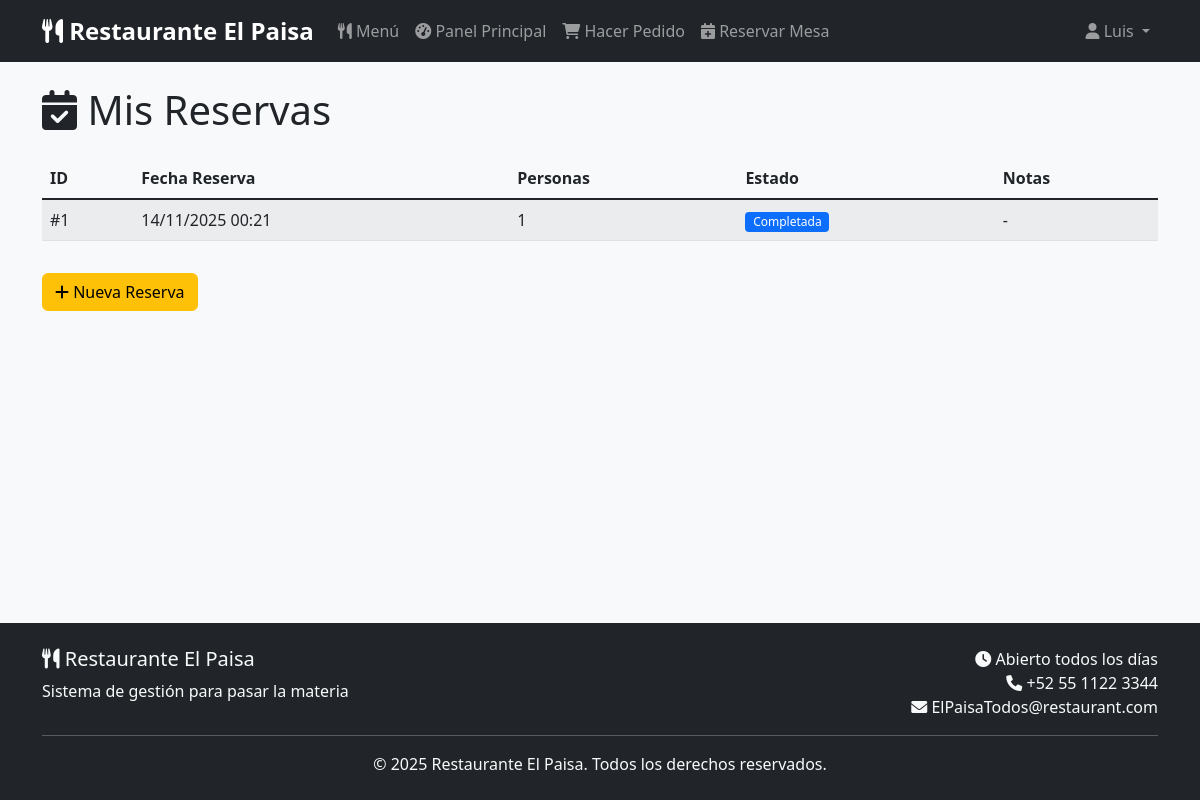
Page /cliente/reservas/ (signed in) on the committed database.
### core/models.py (models this page shows, shortened)
class Usuario(AbstractUser):
    ROLES = (
        ('cliente', 'Cliente'),
        ('personal', 'Personal'),
        ('admin', 'Administrador'),
    )
    rol = models.CharField(max_length=10, choices=ROLES, default='cliente')
    telefono = models.CharField(max_length=15, blank=True, null=True)
    direccion = models.TextField(blank=True, null=True)

class Reserva(models.Model):
    ESTADOS = (
        ('pendiente', 'Pendiente'),
        ('confirmada', 'Confirmada'),
        ('cancelada', 'Cancelada'),
        ('completada', 'Completada'),
    )
    cliente = models.ForeignKey(Usuario, on_delete=models.CASCADE, limit_choices_to={'rol': 'cliente'})
    fecha_reserva = models.DateTimeField()
    numero_personas = models.PositiveIntegerField()
    mesa = models.CharField(max_length=10, blank=True)
    estado = models.CharField(max_length=20, choices=ESTADOS, default='pendiente')
    notas = models.TextField(blank=True)
    fecha_creacion = models.DateTimeField(auto_now_add=True)

### core/views.py (the view)
# urls.py: path('cliente/reservas/', views.ver_reservas, name='ver_reservas'),
@login_required
@user_passes_test(es_cliente)
def ver_reservas(request):
    reservas = Reserva.objects.filter(cliente=request.user).order_by('-fecha_creacion')
    context = {
        'reservas': reservas,
    }
    return render(request, 'core/ver_reservas.html', context)

### core/views.py (called while the page is built)
def es_cliente(user):
    return user.is_authenticated and user.rol == 'cliente'

### core/templates/core/ver_reservas.html (shortened to what this page needs)
{% extends 'core/base.html' %}
{% block content %}
<div class="row">
    <div class="col-12">
        <h1 class="mb-4">
            <i class="fas fa-calendar-check"></i> Mis Reservas
        </h1>
        {% if reservas %}
        <div class="table-responsive">
            <table class="table table-striped">
                <thead>
                    <tr>
                        <th>ID</th>
                        <th>Fecha Reserva</th>
                        <th>Personas</th>
                        <th>Estado</th>
                        <th>Notas</th>
                    </tr>
                </thead>
                <tbody>
                    {% for reserva in reservas %}
                    <tr>
                        <td>#{{ reserva.id }}</td>
                        <td>{{ reserva.fecha_reserva|date:"d/m/Y H:i" }}</td>
                        <td>{{ reserva.numero_personas }}</td>
                        <td>
                            <span class="badge bg-{% if reserva.estado == 'confirmada' %}success{% elif reserva.estado == 'pendiente' %}warning{% else %}primary{% endif %}">
                                {{ reserva.get_estado_display }}
                            </span>
                        </td>
                        <td>{{ reserva.notas|default:"-" }}</td>
                    </tr>
                    {% endfor %}
                </tbody>
            </table>
        </div>
        {% else %}
        <div class="alert alert-info">
            <i class="fas fa-info-circle"></i> No tienes reservas realizadas.
        </div>
        {% endif %}
        <div class="mt-3">
            <a href="{% url 'reservar_mesa' %}" class="btn btn-warning">
                <i class="fas fa-plus"></i> Nueva Reserva
            </a>
        </div>
    </div>
</div>
{% endblock %}

### core/templates/core/base.html (shortened to what this page needs)
<!DOCTYPE html>
<html lang="es">
<head>
    <link href="https://cdn.jsdelivr.net/npm/bootstrap@5.1.3/dist/css/bootstrap.min.css" rel="stylesheet">
    <link href="https://cdnjs.cloudflare.com/ajax/libs/font-awesome/6.0.0/css/all.min.css" rel="stylesheet">
    <link href="/static/core/css/style.css" rel="stylesheet">
</head>
<body>
    <nav class="navbar navbar-expand-lg navbar-dark bg-dark">
        <div class="container">
            <a class="navbar-brand" href="{% url 'index' %}">
                <i class="fas fa-utensils"></i> Restaurante El Paisa
            </a>
            <div class="collapse navbar-collapse" id="navbarNav">
                <ul class="navbar-nav me-auto">
                    <li class="nav-item">
                        <a class="nav-link" href="{% url 'menu' %}">
                            <i class="fas fa-utensils"></i> Menú
                        </a>
                    </li>
                    {% if user.is_authenticated %}
                        <li class="nav-item">
                            <a class="nav-link" href="{% url 'dashboard' %}">
                                <i class="fas fa-tachometer-alt"></i> Panel Principal
                            </a>
                        </li>
                        {% if user.rol == 'cliente' %}
                            <li class="nav-item">
                                <a class="nav-link" href="{% url 'hacer_pedido' %}">
                                    <i class="fas fa-shopping-cart"></i> Hacer Pedido
                                </a>
                            </li>
                            <li class="nav-item">
                                <a class="nav-link" href="{% url 'reservar_mesa' %}">
                                    <i class="fas fa-calendar-plus"></i> Reservar Mesa
                                </a>
                            </li>
                        {% endif %}
                    {% endif %}
                </ul>
                <ul class="navbar-nav">
                    {% if user.is_authenticated %}
                        <li class="nav-item dropdown">
                            <a class="nav-link dropdown-toggle" href="#" id="userDropdown" role="button" data-bs-toggle="dropdown">
                                <i class="fas fa-user"></i> {{ user.username }}
                            </a>
                        </li>
                    {% endif %}
                </ul>
            </div>
        </div>
    </nav>
    <main class="container mt-4">
        {% block content %}
        {% endblock %}
    </main>
    <footer class="bg-dark text-light mt-5 py-4">
        <div class="container">
            <div class="row">
                <div class="col-md-6">
                    <h5><i class="fas fa-utensils"></i> Restaurante El Paisa</h5>
                    <p class="mb-0">Sistema de gestión para pasar la materia</p>
                </div>
                <div class="col-md-6 text-md-end">
                    <p class="mb-0">
                        <i class="fas fa-clock"></i> Abierto todos los días<br>
                        <i class="fas fa-phone"></i> +52 55 1122  3344<br>
                        <i class="fas fa-envelope"></i> ElPaisaTodos@restaurant.com
                    </p>
                </div>
            </div>
            <hr class="my-3">
            <div class="text-center">
                <p class="mb-0">&copy; 2025 Restaurante El Paisa. Todos los derechos reservados.</p>
            </div>
        </div>
    </footer>
</body>
</html>

### core/static/core/css/style.css (style rules this page uses)
body { font-family: 'Segoe UI', Tahoma, Geneva, Verdana, sans-serif; background-color: #f8f9fa; min-height: 100vh; display: flex; flex-direction: column; }
main { flex: 1; }
.navbar-brand { font-weight: bold; font-size: 1.5rem; }
.navbar-nav .nav-link { font-weight: 500; padding: 0.5rem 1rem; border-radius: 0.375rem; transition: all 0.3s ease; }
.badge { font-size: 0.75em; font-weight: 500; }
.btn { border-radius: 0.375rem; font-weight: 500; transition: all 0.3s ease; }
.table-responsive { border-radius: 0.375rem; }
.table th { font-weight: 600; background-color: #f8f9fa; }
footer { margin-top: auto; }

### rows in the picture
Usuario: username "Luis"
Reserva: id "1", fecha_reserva "14/11/2025 00:21", numero_personas "1", estado "Completada", notas "-"
